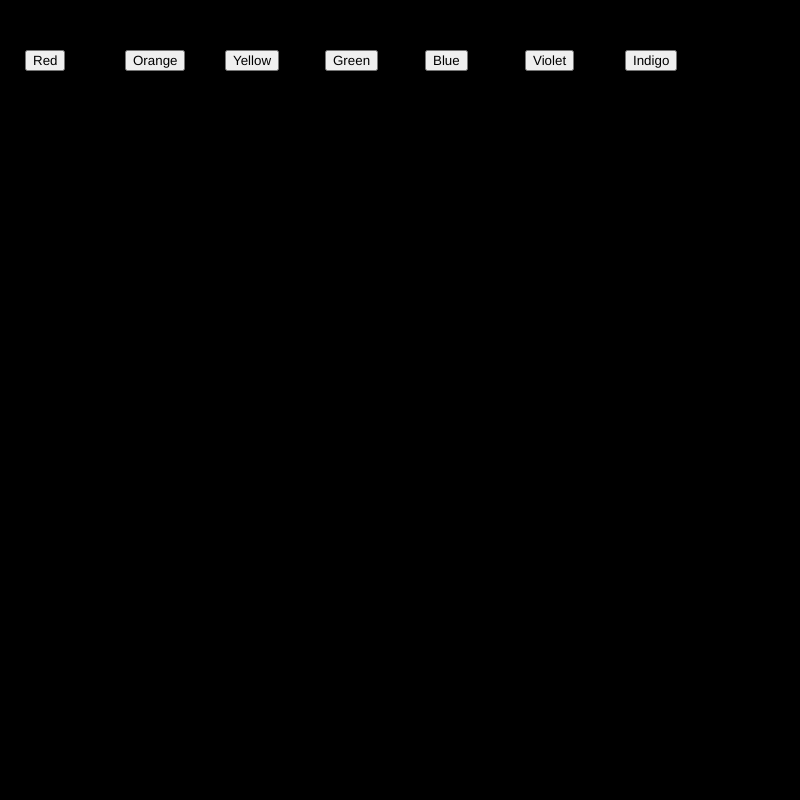
Frame 1 (no input)
Frame 60 (no input): identical to frame 1, image omitted
Frame 120 (the mouse pressed at the canvas centre since frame 60): identical to frame 1, image omitted

The p5.js sketch that drew this single still picture (run headless with seeded random() and noise() and a simulated clock; from frame 60 on, the mouse is pressed at the canvas centre):

// p5.js sketch
// ── sketch.js
var btn_red;
var btn_orange;
var btn_yellow;
var btn_green;
var btn_blue;
var btn_violet;
var btn_indigo;

var r = 0;
var g = 0;
var b = 0;

function setup() {
createCanvas(800, 800);  

btn_red = createButton("Red");
btn_red.position(25, 50);
btn_red.mousePressed(red_bg);

btn_orange = createButton("Orange");
btn_orange.position(125, 50);
btn_orange.mousePressed(orange_bg);

btn_yellow = createButton("Yellow");
btn_yellow.position(225, 50);
btn_yellow.mousePressed(yellow_bg);

btn_green = createButton("Green");
btn_green.position(325, 50);
btn_green.mousePressed(green_bg);

btn_blue = createButton("Blue");
btn_blue.position(425, 50);
btn_blue.mousePressed(blue_bg);

btn_violet = createButton("Violet");
btn_violet.position(525, 50);
btn_violet.mousePressed(violet_bg);

btn_indigo = createButton("Indigo");
btn_indigo.position(625, 50);
btn_indigo.mousePressed(indigo_bg);
}


function draw() {
  background(r,g,b);
}


function red_bg() {
    r = 255;
    g= 0;
    b=0;
  }

function orange_bg() {
    r = 255;
    g= 140;
    b= 0;
  }
function yellow_bg() {
    r = 255;
    g= 255;
    b= 0;
  }
  
function green_bg(){
   r = 0;
   g= 255;
   b=0;
 }

 function blue_bg() {
  r = 0;
  g= 0;
  b= 255;
}

function violet_bg() {
  r = 148;
  g= 0;
  b= 211;
}

function indigo_bg() {
  r = 75;
  g= 0;
  b= 130;
}
